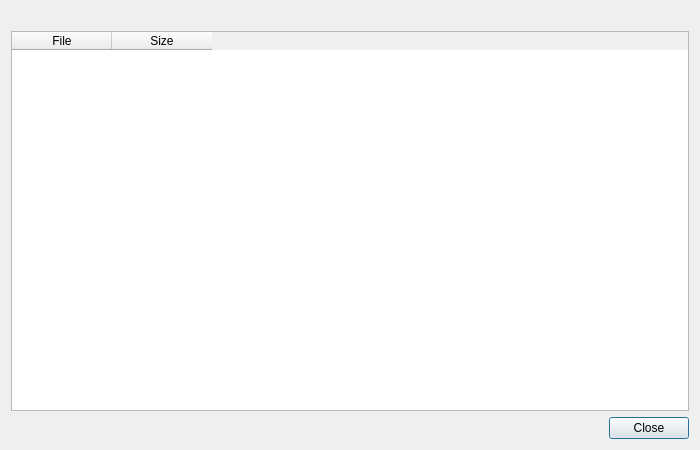
<?xml version="1.0" encoding="UTF-8"?>
<ui version="4.0">
 <class>ArchiveContentsDialog</class>
 <widget class="QDialog" name="ArchiveContentsDialog">
  <property name="windowTitle">
   <string>Archive contents</string>
  </property>
  <property name="geometry">
   <rect>
    <x>0</x>
    <y>0</y>
    <width>700</width>
    <height>450</height>
   </rect>
  </property>
  <layout class="QVBoxLayout" name="layout" stretch="0,1,0">
   <item>
    <widget class="QLabel" name="author">
     <property name="text">
      <string />
     </property>
     <property name="wordWrap">
      <bool>true</bool>
     </property>
     <property name="textFormat">
      <enum>Qt::PlainText</enum>
     </property>
    </widget>
   </item>
   <item>
    <widget class="QTableWidget" name="files">
     <property name="alternatingRowColors">
      <bool>true</bool>
     </property>
     <property name="showGrid">
      <bool>false</bool>
     </property>
     <property name="wordWrap">
      <bool>false</bool>
     </property>
     <property name="selectionBehavior">
      <enum>QAbstractItemView::SelectRows</enum>
     </property>
     <property name="selectionMode">
      <enum>QAbstractItemView::ExtendedSelection</enum>
     </property>
     <property name="editTriggers">
      <enum>QAbstractItemView::NoEditTriggers</enum>
     </property>
     <column>
      <property name="text">
       <string>File</string>
      </property>
     </column>
     <column>
      <property name="text">
       <string>Size</string>
      </property>
     </column>
     <attribute name="verticalHeaderVisible">
      <bool>false</bool>
     </attribute>
     <attribute name="verticalHeaderDefaultSectionSize">
      <number>28</number>
     </attribute>
    </widget>
   </item>
   <item>
    <widget class="QDialogButtonBox" name="close">
     <property name="standardButtons">
      <set>QDialogButtonBox::Close</set>
     </property>
    </widget>
   </item>
  </layout>
 </widget>
 <resources />
 <connections />
</ui>
